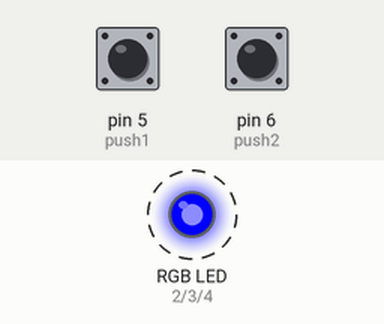
A sketch run on a simulated Arduino Uno, built with avr-gcc and run on an emulated ATmega328P. Shown: an RGB LED mixed from three pins (HIGH = lit). Dashed ring = blinking. The inputs (shaded band) are chosen by the test bench; at power-on: pin 5 (push1) LOW, pin 6 (push2) LOW. Dim RGB values are drawn brighter than linear.

Above: at 2.1 s.
3.3 s: pin 5 (push1) pulled HIGH for 1.45 s
At 4.5 s:
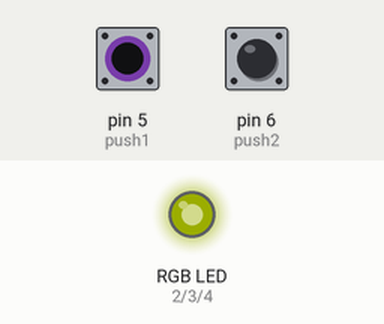
6.8 s: pin 6 (push2) pulled HIGH for 1.45 s
At 9.55 s:
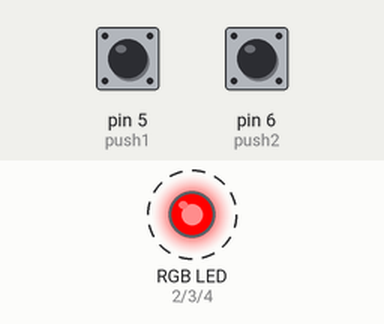
10.5 s: pin 5 (push1) pulled HIGH for 1.45 s
At 10.57 s:
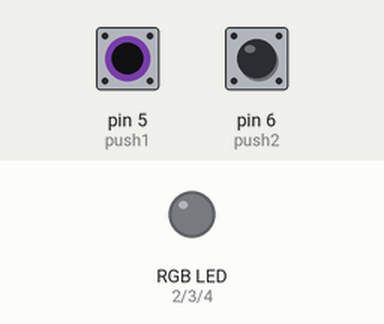
14.0 s: pin 5 (push1) pulled HIGH for 3.2 s
18.7 s: pin 6 (push2) pulled HIGH for 3.2 s
23.4 s: pin 5 (push1) driven HIGH and pin 6 (push2) driven HIGH
At 25.2 s:
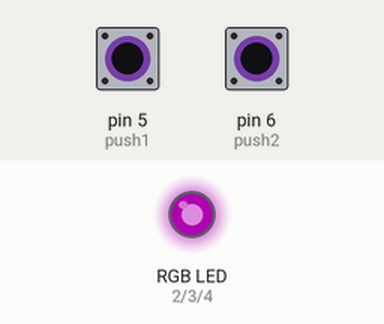
Timing chart, 0 to 26.7 s (numbered marks = the images above; inputs shaded):
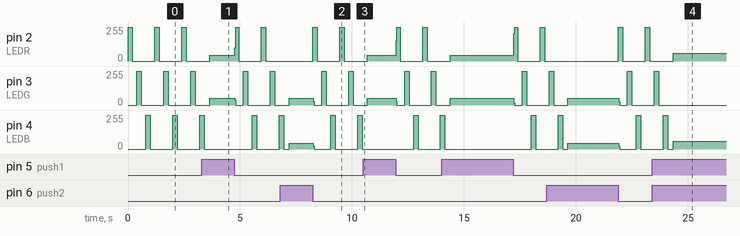

The sketch:

LED_RGB.ino
```cpp
/*
   Fundacion Kinal
   Centro educativo tecnico laboral Kinal
   Quinto perito
   Quinto electronica
   Codigo Tecnico: EB5AM / EB5AV
   Curso: Taller de electronica digital y reparacion de computadoras I
   Proyecto: Led RGB
   Dev: Luis Fernando Alvarado Ramirez
   Fecha: 14 de abril
*/

#define LEDR 2
#define LEDG 3
#define LEDB 4
#define push1 5
#define push2 6
void setup()
{
pinMode(LEDR,OUTPUT);
pinMode(LEDG,OUTPUT);
pinMode(LEDB,OUTPUT);
pinMode(push1, INPUT);
pinMode(push2, INPUT);
}
void loop()
{
 bool estado_boton = digitalRead(push1);
 bool estado_boton1 = digitalRead(push2);
  if((estado_boton == HIGH) && (estado_boton1== LOW))
  {
digitalWrite(LEDR,HIGH);
delay(0);
digitalWrite(LEDR,LOW);
delay(0);
digitalWrite(LEDG,HIGH);
delay(0);
digitalWrite(LEDG,LOW);
delay(0);
 }
  if((estado_boton1 == HIGH)&&(estado_boton==LOW))
  {
digitalWrite(LEDG,HIGH);
delay(0);
digitalWrite(LEDG,LOW);
delay(0);
digitalWrite(LEDB,HIGH);
delay(0);
digitalWrite(LEDB,LOW);
delay(0);
}
 if((estado_boton1 == HIGH) && (estado_boton == HIGH))
  {
digitalWrite(LEDR,HIGH);
digitalWrite(LEDR,HIGH);
delay(0);
digitalWrite(LEDR,LOW);
delay(0);
digitalWrite(LEDB,HIGH);
digitalWrite(LEDB,HIGH);
delay(0);
digitalWrite(LEDB,LOW);
delay(0);
}
  if((estado_boton1 == LOW) && (estado_boton == LOW))
  {
    digitalWrite(LEDR,HIGH);
    digitalWrite(LEDR,HIGH);
    digitalWrite(LEDR,HIGH);
    delay(200);
    digitalWrite(LEDR,LOW);
    delay(200);
    digitalWrite(LEDG,HIGH);
    digitalWrite(LEDG,HIGH);
    digitalWrite(LEDG,HIGH);
    delay(200);
    digitalWrite(LEDG,LOW);
    delay(200);
    digitalWrite(LEDB,HIGH);
    digitalWrite(LEDB,HIGH);
    digitalWrite(LEDB,HIGH);
    delay(200);
    digitalWrite(LEDB,LOW);
    delay(200);
  }
  }
```

Measured:
- after the input at 23.4 s, pin 3 (LEDG): goes on until 23.7 s, then stays 0/255
- by itself, pin 2 (LEDR): alternates 255/255 for 0.20 s and 0/255 for 1.0 s
